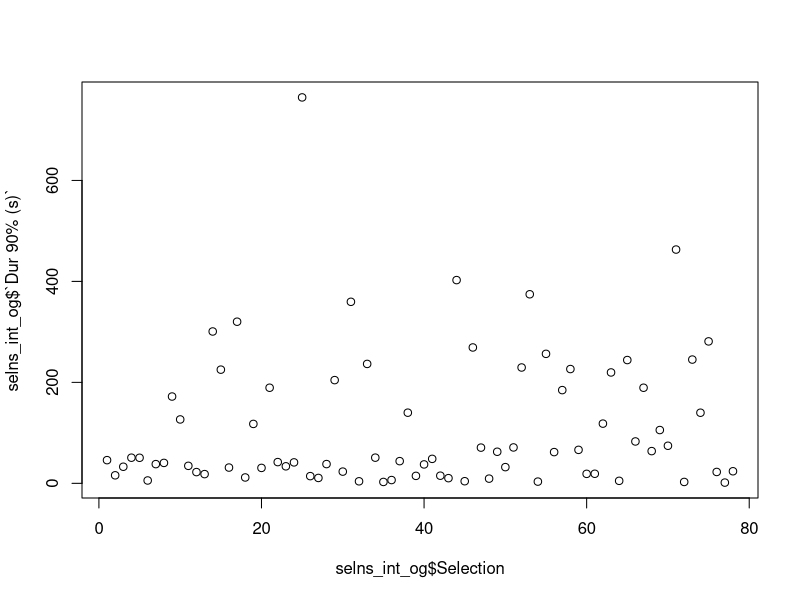
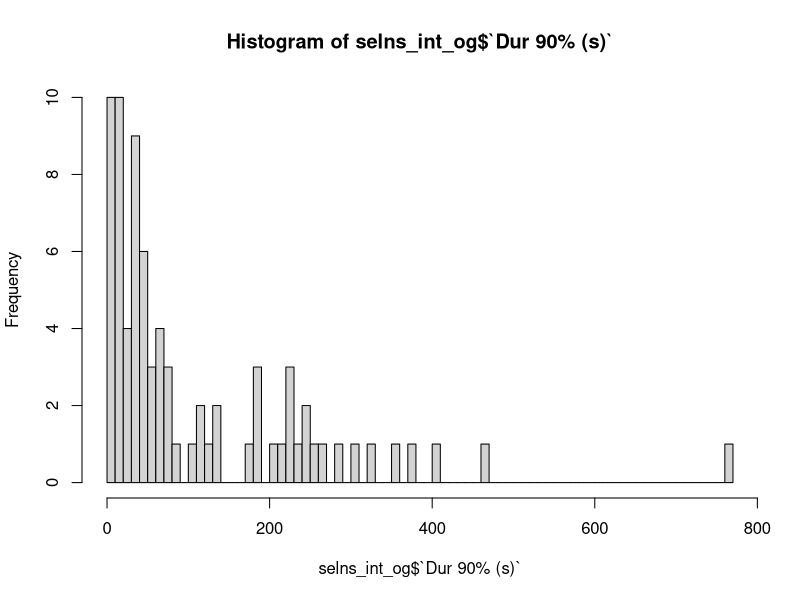

R code for these plots, in order:
## ---- chunk 1
knitr::opts_chunk$set(echo = TRUE)

# Load libraries

library(tidyverse)


## ---- chunk 2

# Load selection tables

# Amplitude metrics (BB SPL, OL, TOL) at 1-second resolution with vessel behavior
metrics_og <- read_csv("data/Sound_metrics/OLE_202209_coords_metrics.csv")


# fine scale selections of each change in amplitude within vessel passages
selns_int_og <- read_delim("data/Raven_selections/6125.220928161024.Table.1.selections_intervals_JM.txt")


## ---- chunk 3

head(selns_int_og)

plot(selns_int_og$Selection, selns_int_og$`Dur 90% (s)`)
hist(selns_int_og$`Dur 90% (s)`, breaks = 100)

## ---- chunk 4

# first we need all the data together to map the categories onto the sub-selections

selns_data <- selns_int_og |>
  mutate(datetime = as_datetime(`Begin Date Time`))

intervals_cat <- selns_data |>
  full_join(metrics_og)
